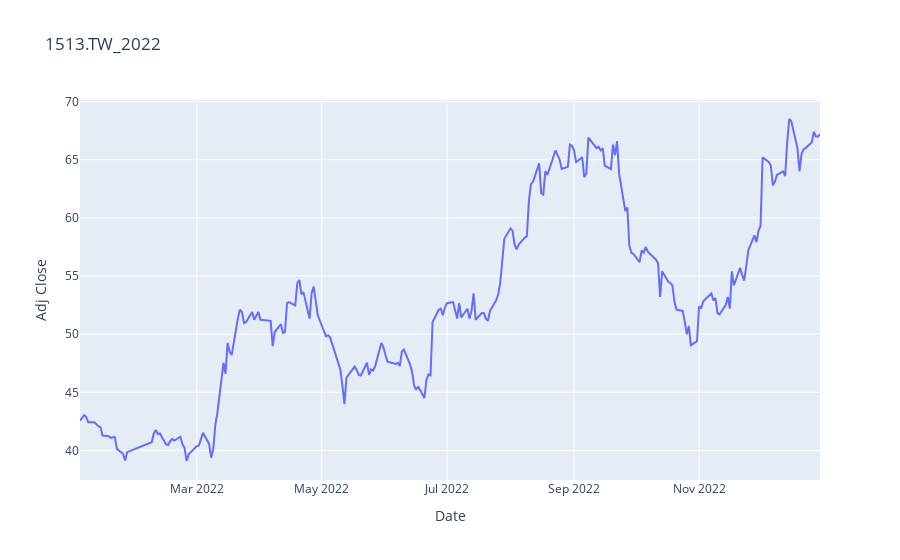

The notebook cell this image was saved under:
### Code cell
import plotly.express as px
fig = px.line(year_stock_dataFrame,x="Date",y="Adj Close",title=f'{stockid}_{year}')
fig.show()

### Figure 1 — Plotly figure (JSON) as saved in the notebook; plotly's stock layout.template omitted (floating-point values rounded to 4 significant figures; data arrays with more than 128 entries replaced by an {"elided": "..."} marker saying what was removed)
{"data": [{"hovertemplate": "Date=%{x}<br>Adj Close=%{y}<extra></extra>", "legendgroup": "", "line": {"color": "#636efa", "dash": "solid"}, "marker": {"symbol": "circle"}, "mode": "lines", "name": "", "orientation": "v", "showlegend": false, "type": "scatter", "x": {"elided": "246 str values"}, "xaxis": "x", "y": {"elided": "246 float values"}, "yaxis": "y"}], "layout": {"legend": {"tracegroupgap": 0}, "title": {"text": "1513.TW_2022"}, "xaxis": {"anchor": "y", "domain": [0, 1], "title": {"text": "Date"}}, "yaxis": {"anchor": "x", "domain": [0, 1], "title": {"text": "Adj Close"}}}}
